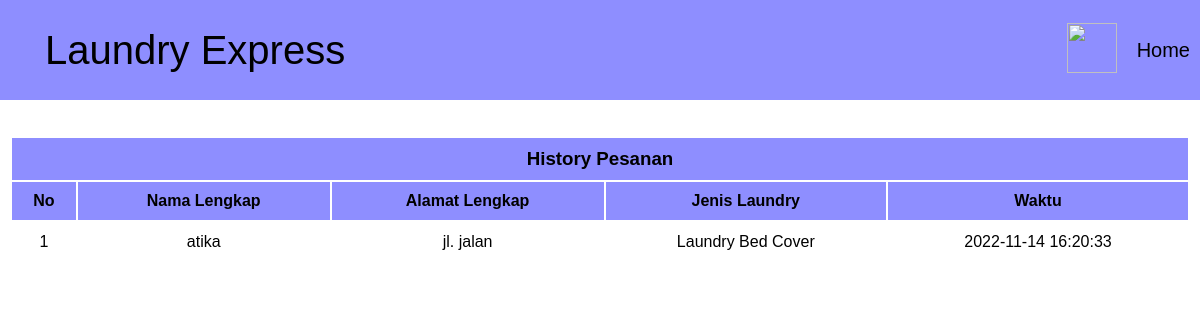
/history.php, run on an earlier commit of the app's database.
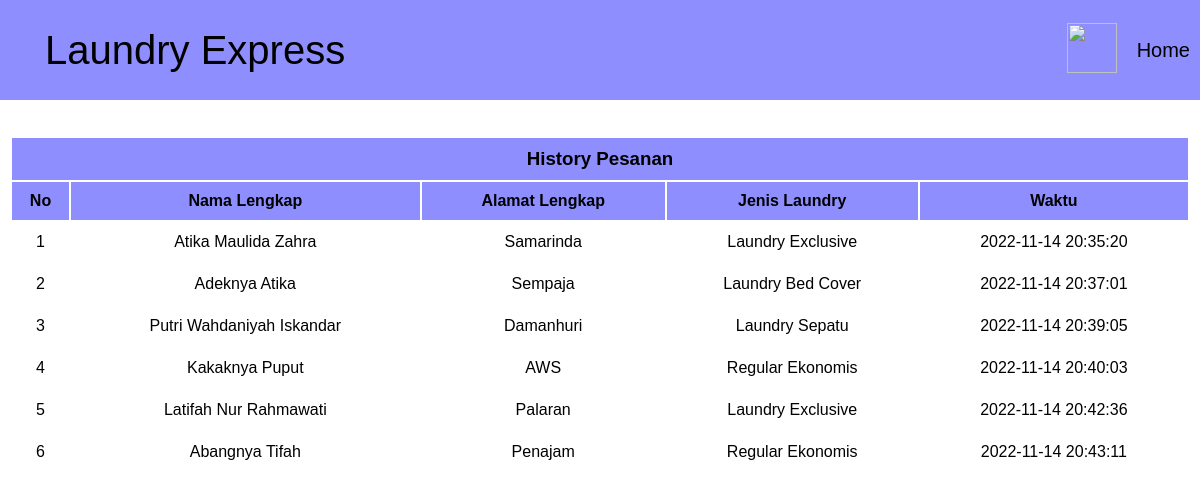
And on a later commit of the database.
### tables this page shows
CREATE TABLE `history` (
  `id_history` int(11) NOT NULL,
  `id` int(11) NOT NULL,
  `id_user` int(11) NOT NULL,
  `nama` varchar(64) NOT NULL,
  `alamat` varchar(64) NOT NULL,
  `jenis` varchar(64) NOT NULL,
  `waktu` datetime NOT NULL
);

### history.php (the view, shortened to what this page needs)
<?php
require "koneksi.php";
?>
<!DOCTYPE html>
<html lang="en">
<head>
    <link rel="stylesheet" href="css/styleData.css">
    <link rel="stylesheet" href="css/stylesheet.css">
</head>
<body>
    <div class="header">
        <div class="nama-header">Laundry Express</div>
        <div class="list-header">
            <ul>
                <li><button id="switch"><img src="images/night-mode.png" width="50px" height="50px"></button></li>
                <li><a href="http://localhost/Proyek-Akhir-WEB/beranda-admin.php" style="text-decoration: none;">Home</a></li>
            </ul>
        </div>
    </div>
    <br><br>
    <div class="tabel center" style="overflow-x: auto;">
        <table>
            <thead>
                <tr>
                    <th colspan="6" class="thead">
                        <h3 class="daftar">History Pesanan</h3>
                    </th>
                </tr>
                <tr>
                    <th>No</th>
                    <th nowrap>Nama Lengkap</th>
                    <th>Alamat Lengkap</th>
                    <th>Jenis Laundry</th>
                    <th>Waktu</th>
                </tr>
            </thead>
            <tbody>
                <?php
                $query = mysqli_query($db, "SELECT * FROM history" );
                $i = 1;
                while ($row = mysqli_fetch_assoc($query)) {
                ?>
                <tr>
                    <td><?= $i ?></td>
                    <td nowrap><?=$row['nama']?></td>
                    <td><?=$row['alamat']?></td>
                    <td><?=$row['jenis']?></td>
                    <td><?=$row['waktu']?></td>
                </tr>
                <?php
                $i++;
                }?>
            </tbody>
        </table>
    </div>
</body>
</html>

### css/styleData.css (style rules this page uses)
* { margin: 0; padding: 0; font-family: 'Lucida Sans', 'Lucida Sans Regular', 'Lucida Grande', 'Lucida Sans Unicode', Geneva, Verdana, sans-serif; }
thead tr { background-color: rgb(142, 142, 255); color: black; }
th { padding: 10px 5px; }
td { height: 40px; }
table { width: 100%; }
.tabel { margin: 0 10px; text-align: center; display: flex; flex-direction: column; }
.daftar { display: flex; justify-content: center; align-items: center; }

### css/stylesheet.css (style rules this page uses)
* { margin: 0; padding: 0; }
.header { background-color: rgb(142, 142, 255); color: black; height: 100px; display: flex; justify-content:space-between ; align-items: center; }
.header a { color: black; }
.nama-header { float: left; font-size: 40px; padding: 25px 45px; }
.list-header ul { display: flex; align-items: center; justify-content: flex-end; }
.list-header ul li { padding: 0 10px; }
.list-header a { color: black; }
body { font-family: 'Lucida Sans', 'Lucida Sans Regular', 'Lucida Grande', 'Lucida Sans Unicode', Geneva, Verdana, sans-serif; }
li { list-style: none; float :left; font-size: 20px; }
#switch { background-color: rgb(142, 142, 255); border: none; }

What changed in the data, as far as the page shows it:
removed history: nama "atika", alamat "jl. jalan", jenis "Laundry Bed Cover", waktu "2022-11-14 16:20:33"
added history: nama "Atika Maulida Zahra", alamat "Samarinda", jenis "Laundry Exclusive", waktu "2022-11-14 20:35:20"
added history: nama "Adeknya Atika", alamat "Sempaja", jenis "Laundry Bed Cover", waktu "2022-11-14 20:37:01"
added history: nama "Putri Wahdaniyah Iskandar", alamat "Damanhuri", jenis "Laundry Sepatu", waktu "2022-11-14 20:39:05"
added history: nama "Kakaknya Puput", alamat "AWS", jenis "Regular Ekonomis", waktu "2022-11-14 20:40:03"
added history: nama "Latifah Nur Rahmawati", alamat "Palaran", jenis "Laundry Exclusive", waktu "2022-11-14 20:42:36"
added history: nama "Abangnya Tifah", alamat "Penajam", jenis "Regular Ekonomis", waktu "2022-11-14 20:43:11"
